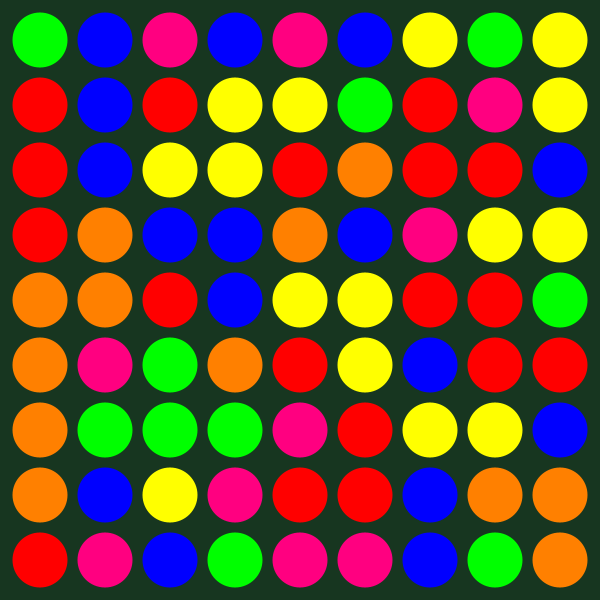
Frame 1 (no input)
Frame 60 (the mouse pressed at the canvas centre just before this capture): identical to frame 1, image omitted
Frame 120 (the mouse held since frame 60 and released just before this capture): identical to frame 1, image omitted

The Processing sketch that drew this single still picture (run headless with seeded random() and noise(); from frame 60 on, the mouse is pressed at the canvas centre):

// Processing sketch: openSaga
// ── openSaga.pde
Tablero tablero;

void setup(){
   size(600,600); 
   tablero = new Tablero();
}

void draw(){
  background(23,54,32);
  tablero.act();
}

// ── Pelota.pde
class Pelota {
  int tipo;
  float x, y;
  color col;
  Pelota(float x, float y) {
    this.x = x; 
    this.y = y;
    tipo = int(random(6)); 
    switch(tipo) {
    case 0: 
      col = color(255, 0, 0); 
      break;   
    case 1: 
      col = color(0, 0, 255); 
      break;
    case 2: 
      col = color(255, 255, 0); 
      break;
    case 3: 
      col = color(0, 255, 0); 
      break;
    case 4: 
      col = color(255, 128, 0); 
      break;
    case 5: 
      col = color(255, 0, 128); 
      break;
    }
  }
  void act() {
    //dibujar();
  }
  void dibujar() {
    noStroke();
    fill(col);
    ellipse(x, y, 55, 55);
  }
}

// ── Tablero.pde
class Tablero {
  int w, h;
  Pelota pelotas[][];
  Tablero() {
    w = h = 9;
    pelotas = new Pelota[w][h];
    crear();
  }
  void act() {
    for (int j = 0; j < h; j++) {
      for (int i = 0; i < w; i++) {
        pelotas[i][j].act();
      }
    }
    dibujar();
  }
  void dibujar() {
    for (int j = 0; j < h; j++) {
      for (int i = 0; i < w; i++) {
        pelotas[i][j].dibujar();
      }
    }
  }
  void crear() {
    for (int j = 0; j < h; j++) {
      for (int i = 0; i < w; i++) {
        pelotas[i][j] = new Pelota(40+65*i,40+65*j);
      }
    }
  }
}
